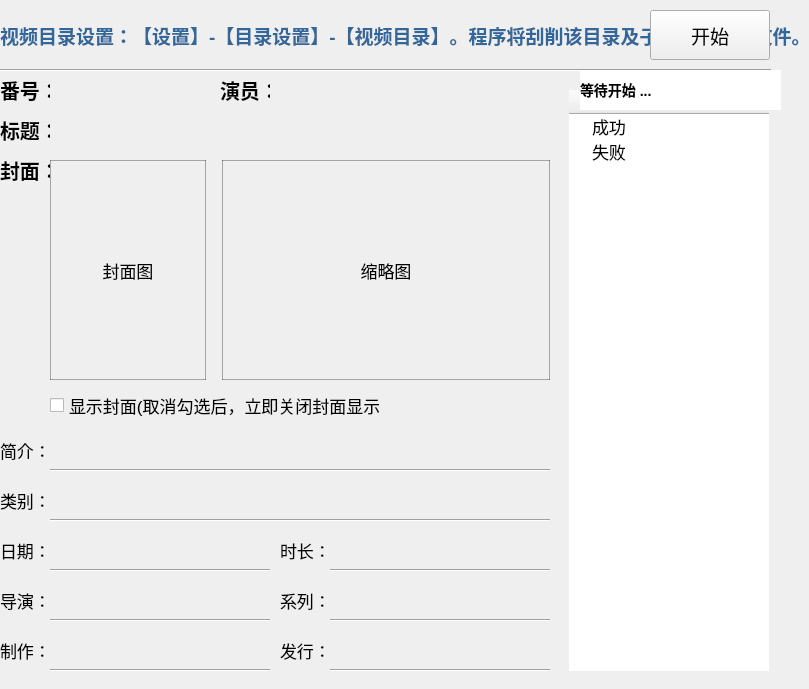
    <widget class="QWidget" name="page_avdc">
     <widget class="QPushButton" name="pushButton_start_cap">
      <property name="geometry">
       <rect>
        <x>650</x>
        <y>10</y>
        <width>120</width>
        <height>50</height>
       </rect>
      </property>
      <property name="font">
       <font>
        <family>.AppleSystemUIFont</family>
        <pointsize>14</pointsize>
        <weight>50</weight>
        <bold>false</bold>
       </font>
      </property>
      <property name="text">
       <string>开始</string>
      </property>
     </widget>
     <widget class="QLabel" name="label_number1">
      <property name="geometry">
       <rect>
        <x>0</x>
        <y>70</y>
        <width>50</width>
        <height>40</height>
       </rect>
      </property>
      <property name="font">
       <font>
        <family>.AppleSystemUIFont</family>
        <pointsize>15</pointsize>
        <weight>75</weight>
        <bold>true</bold>
       </font>
      </property>
      <property name="text">
       <string>番号：</string>
      </property>
     </widget>
     <widget class="QLabel" name="label_number">
      <property name="geometry">
       <rect>
        <x>50</x>
        <y>70</y>
        <width>120</width>
        <height>40</height>
       </rect>
      </property>
      <property name="font">
       <font>
        <family>.AppleSystemUIFont</family>
        <pointsize>15</pointsize>
        <weight>75</weight>
        <bold>true</bold>
       </font>
      </property>
      <property name="styleSheet">
       <string notr="true">border:0px solid rgba(0, 0, 0, 80);
color:#336699</string>
      </property>
      <property name="frameShape">
       <enum>QFrame::Box</enum>
      </property>
      <property name="lineWidth">
       <number>1</number>
      </property>
      <property name="text">
       <string/>
      </property>
     </widget>
     <widget class="QLabel" name="label_13">
      <property name="geometry">
       <rect>
        <x>0</x>
        <y>530</y>
        <width>50</width>
        <height>40</height>
       </rect>
      </property>
      <property name="font">
       <font>
        <family>.AppleSystemUIFont</family>
        <pointsize>13</pointsize>
        <weight>50</weight>
        <bold>false</bold>
       </font>
      </property>
      <property name="text">
       <string>日期：</string>
      </property>
     </widget>
     <widget class="QLabel" name="label_release">
      <property name="geometry">
       <rect>
        <x>50</x>
        <y>530</y>
        <width>220</width>
        <height>40</height>
       </rect>
      </property>
      <property name="font">
       <font>
        <family>.AppleSystemUIFont</family>
        <pointsize>13</pointsize>
        <weight>50</weight>
        <bold>false</bold>
       </font>
      </property>
      <property name="styleSheet">
       <string notr="true">border:0px solid rgba(0, 0, 0, 80);</string>
      </property>
      <property name="frameShape">
       <enum>QFrame::Box</enum>
      </property>
      <property name="text">
       <string/>
      </property>
     </widget>
     <widget class="QLabel" name="label_actor1">
      <property name="geometry">
       <rect>
        <x>220</x>
        <y>70</y>
        <width>50</width>
        <height>40</height>
       </rect>
      </property>
      <property name="font">
       <font>
        <family>.AppleSystemUIFont</family>
        <pointsize>15</pointsize>
        <weight>75</weight>
        <bold>true</bold>
       </font>
      </property>
      <property name="text">
       <string>演员：</string>
      </property>
     </widget>
     <widget class="QLabel" name="label_actor">
      <property name="geometry">
       <rect>
        <x>270</x>
        <y>70</y>
        <width>280</width>
        <height>40</height>
       </rect>
      </property>
      <property name="font">
       <font>
        <family>.AppleSystemUIFont</family>
        <pointsize>15</pointsize>
        <weight>75</weight>
        <bold>true</bold>
       </font>
      </property>
      <property name="styleSheet">
       <string notr="true">border:0px solid rgba(0, 0, 0, 80);
color:#336699</string>
      </property>
      <property name="frameShape">
       <enum>QFrame::Box</enum>
      </property>
      <property name="lineWidth">
       <number>1</number>
      </property>
      <property name="text">
       <string/>
      </property>
     </widget>
     <widget class="QLabel" name="label_outline">
      <property name="geometry">
       <rect>
        <x>50</x>
        <y>430</y>
        <width>500</width>
        <height>40</height>
       </rect>
      </property>
      <property name="font">
       <font>
        <family>.AppleSystemUIFont</family>
        <pointsize>13</pointsize>
        <weight>50</weight>
        <bold>false</bold>
       </font>
      </property>
      <property name="styleSheet">
       <string notr="true">border:0px solid rgba(0, 0, 0, 80);</string>
      </property>
      <property name="frameShape">
       <enum>QFrame::Box</enum>
      </property>
      <property name="lineWidth">
       <number>1</number>
      </property>
      <property name="text">
       <string/>
      </property>
     </widget>
     <widget class="QLabel" name="label_18">
      <property name="geometry">
       <rect>
        <x>0</x>
        <y>430</y>
        <width>50</width>
        <height>40</height>
       </rect>
      </property>
      <property name="font">
       <font>
        <family>.AppleSystemUIFont</family>
        <pointsize>13</pointsize>
        <weight>50</weight>
        <bold>false</bold>
       </font>
      </property>
      <property name="text">
       <string>简介：</string>
      </property>
     </widget>
     <widget class="QLabel" name="label_title">
      <property name="geometry">
       <rect>
        <x>50</x>
        <y>110</y>
        <width>500</width>
        <height>40</height>
       </rect>
      </property>
      <property name="font">
       <font>
        <family>.AppleSystemUIFont</family>
        <pointsize>15</pointsize>
        <weight>75</weight>
        <bold>true</bold>
       </font>
      </property>
      <property name="styleSheet">
       <string notr="true">border:0px solid rgba(0, 0, 0, 80);</string>
      </property>
      <property name="frameShape">
       <enum>QFrame::Box</enum>
      </property>
      <property name="lineWidth">
       <number>1</number>
      </property>
      <property name="text">
       <string/>
      </property>
     </widget>
     <widget class="QLabel" name="label_title1">
      <property name="geometry">
       <rect>
        <x>0</x>
        <y>110</y>
        <width>50</width>
        <height>40</height>
       </rect>
      </property>
      <property name="font">
       <font>
        <family>.AppleSystemUIFont</family>
        <pointsize>15</pointsize>
        <weight>75</weight>
        <bold>true</bold>
       </font>
      </property>
      <property name="text">
       <string>标题：</string>
      </property>
     </widget>
     <widget class="QLabel" name="label_director">
      <property name="geometry">
       <rect>
        <x>50</x>
        <y>580</y>
        <width>220</width>
        <height>40</height>
       </rect>
      </property>
      <property name="font">
       <font>
        <family>.AppleSystemUIFont</family>
        <pointsize>13</pointsize>
        <weight>50</weight>
        <bold>false</bold>
       </font>
      </property>
      <property name="styleSheet">
       <string notr="true">border:0px solid rgba(0, 0, 0, 80);</string>
      </property>
      <property name="frameShape">
       <enum>QFrame::Box</enum>
      </property>
      <property name="lineWidth">
       <number>1</number>
      </property>
      <property name="text">
       <string/>
      </property>
     </widget>
     <widget class="QLabel" name="label_publish">
      <property name="geometry">
       <rect>
        <x>330</x>
        <y>630</y>
        <width>220</width>
        <height>40</height>
       </rect>
      </property>
      <property name="font">
       <font>
        <family>.AppleSystemUIFont</family>
        <pointsize>13</pointsize>
        <weight>50</weight>
        <bold>false</bold>
       </font>
      </property>
      <property name="styleSheet">
       <string notr="true">border:0px solid rgba(0, 0, 0, 80);</string>
      </property>
      <property name="frameShape">
       <enum>QFrame::Box</enum>
      </property>
      <property name="text">
       <string/>
      </property>
     </widget>
     <widget class="QLabel" name="label_23">
      <property name="geometry">
       <rect>
        <x>0</x>
        <y>580</y>
        <width>50</width>
        <height>40</height>
       </rect>
      </property>
      <property name="font">
       <font>
        <family>.AppleSystemUIFont</family>
        <pointsize>13</pointsize>
        <weight>50</weight>
        <bold>false</bold>
       </font>
      </property>
      <property name="text">
       <string>导演：</string>
      </property>
     </widget>
     <widget class="QLabel" name="label_24">
      <property name="geometry">
       <rect>
        <x>280</x>
        <y>630</y>
        <width>50</width>
        <height>40</height>
       </rect>
      </property>
      <property name="font">
       <font>
        <family>.AppleSystemUIFont</family>
        <pointsize>13</pointsize>
        <weight>50</weight>
        <bold>false</bold>
       </font>
      </property>
      <property name="text">
       <string>发行：</string>
      </property>
     </widget>
     <widget class="QLabel" name="label_studio">
      <property name="geometry">
       <rect>
        <x>50</x>
        <y>630</y>
        <width>220</width>
        <height>40</height>
       </rect>
      </property>
      <property name="font">
       <font>
        <family>.AppleSystemUIFont</family>
        <pointsize>13</pointsize>
        <weight>50</weight>
        <bold>false</bold>
       </font>
      </property>
      <property name="styleSheet">
       <string notr="true">border:0px solid rgba(0, 0, 0, 80);</string>
      </property>
      <property name="frameShape">
       <enum>QFrame::Box</enum>
      </property>
      <property name="lineWidth">
       <number>1</number>
      </property>
      <property name="text">
       <string/>
      </property>
     </widget>
     <widget class="QLabel" name="label_series">
      <property name="geometry">
       <rect>
        <x>330</x>
        <y>580</y>
        <width>220</width>
        <height>40</height>
       </rect>
      </property>
      <property name="font">
       <font>
        <family>.AppleSystemUIFont</family>
        <pointsize>13</pointsize>
        <weight>50</weight>
        <bold>false</bold>
       </font>
      </property>
      <property name="styleSheet">
       <string notr="true">border:0px solid rgba(0, 0, 0, 80);</string>
      </property>
      <property name="frameShape">
       <enum>QFrame::Box</enum>
      </property>
      <property name="text">
       <string/>
      </property>
     </widget>
     <widget class="QLabel" name="label_30">
      <property name="geometry">
       <rect>
        <x>0</x>
        <y>630</y>
        <width>50</width>
        <height>40</height>
       </rect>
      </property>
      <property name="font">
       <font>
        <family>.AppleSystemUIFont</family>
        <pointsize>13</pointsize>
        <weight>50</weight>
        <bold>false</bold>
       </font>
      </property>
      <property name="text">
       <string>制作：</string>
      </property>
     </widget>
     <widget class="QLabel" name="label_31">
      <property name="geometry">
       <rect>
        <x>280</x>
        <y>580</y>
        <width>50</width>
        <height>40</height>
       </rect>
      </property>
      <property name="font">
       <font>
        <family>.AppleSystemUIFont</family>
        <pointsize>13</pointsize>
        <weight>50</weight>
        <bold>false</bold>
       </font>
      </property>
      <property name="text">
       <string>系列：</string>
      </property>
     </widget>
     <widget class="QLabel" name="label_tag">
      <property name="geometry">
       <rect>
        <x>50</x>
        <y>480</y>
        <width>500</width>
        <height>40</height>
       </rect>
      </property>
      <property name="font">
       <font>
        <family>.AppleSystemUIFont</family>
        <pointsize>13</pointsize>
        <weight>50</weight>
        <bold>false</bold>
       </font>
      </property>
      <property name="styleSheet">
       <string notr="true">border:0px solid rgba(0, 0, 0, 80);</string>
      </property>
      <property name="frameShape">
       <enum>QFrame::Box</enum>
      </property>
      <property name="lineWidth">
       <number>1</number>
      </property>
      <property name="text">
       <string/>
      </property>
     </widget>
     <widget class="QLabel" name="label_33">
      <property name="geometry">
       <rect>
        <x>0</x>
        <y>480</y>
        <width>50</width>
        <height>40</height>
       </rect>
      </property>
      <property name="font">
       <font>
        <family>.AppleSystemUIFont</family>
        <pointsize>13</pointsize>
        <weight>50</weight>
        <bold>false</bold>
       </font>
      </property>
      <property name="text">
       <string>类别：</string>
      </property>
     </widget>
     <widget class="QCheckBox" name="checkBox_cover">
      <property name="geometry">
       <rect>
        <x>50</x>
        <y>390</y>
        <width>330</width>
        <height>30</height>
       </rect>
      </property>
      <property name="font">
       <font>
        <family>.AppleSystemUIFont</family>
        <pointsize>13</pointsize>
        <weight>50</weight>
        <bold>false</bold>
       </font>
      </property>
      <property name="text">
       <string>显示封面(取消勾选后，立即关闭封面显示)</string>
      </property>
     </widget>
     <widget class="QLabel" name="label_result">
      <property name="geometry">
       <rect>
        <x>580</x>
        <y>70</y>
        <width>201</width>
        <height>40</height>
       </rect>
      </property>
      <property name="sizePolicy">
       <sizepolicy hsizetype="Preferred" vsizetype="Preferred">
        <horstretch>0</horstretch>
        <verstretch>0</verstretch>
       </sizepolicy>
      </property>
      <property name="minimumSize">
       <size>
        <width>0</width>
        <height>0</height>
       </size>
      </property>
      <property name="maximumSize">
       <size>
        <width>16777215</width>
        <height>16777215</height>
       </size>
      </property>
      <property name="font">
       <font>
        <family>.AppleSystemUIFont</family>
        <pointsize>-1</pointsize>
        <weight>75</weight>
        <bold>true</bold>
       </font>
      </property>
      <property name="cursor">
       <cursorShape>ArrowCursor</cursorShape>
      </property>
      <property name="layoutDirection">
       <enum>Qt::LeftToRight</enum>
      </property>
      <property name="styleSheet">
       <string notr="true">border:0px solid rgba(0, 0, 0, 80);
background-color: rgb(255, 255, 255);
font-size:14px;</string>
      </property>
      <property name="frameShape">
       <enum>QFrame::Box</enum>
      </property>
      <property name="text">
       <string>等待开始 ...</string>
      </property>
      <property name="alignment">
       <set>Qt::AlignLeading|Qt::AlignLeft|Qt::AlignVCenter</set>
      </property>
     </widget>
     <widget class="QLabel" name="label_22">
      <property name="geometry">
       <rect>
        <x>280</x>
        <y>530</y>
        <width>50</width>
        <height>40</height>
       </rect>
      </property>
      <property name="font">
       <font>
        <family>.AppleSystemUIFont</family>
        <pointsize>13</pointsize>
        <weight>50</weight>
        <bold>false</bold>
       </font>
      </property>
      <property name="text">
       <string>时长：</string>
      </property>
     </widget>
     <widget class="QLabel" name="label_runtime">
      <property name="geometry">
       <rect>
        <x>330</x>
        <y>530</y>
        <width>220</width>
        <height>40</height>
       </rect>
      </property>
      <property name="font">
       <font>
        <family>.AppleSystemUIFont</family>
        <pointsize>13</pointsize>
        <weight>50</weight>
        <bold>false</bold>
       </font>
      </property>
      <property name="styleSheet">
       <string notr="true">border:0px solid rgba(0, 0, 0, 80);</string>
      </property>
      <property name="frameShape">
       <enum>QFrame::Box</enum>
      </property>
      <property name="text">
       <string/>
      </property>
     </widget>
     <widget class="Line" name="line_6">
      <property name="geometry">
       <rect>
        <x>50</x>
        <y>460</y>
        <width>500</width>
        <height>20</height>
       </rect>
      </property>
      <property name="font">
       <font>
        <family>.AppleSystemUIFont</family>
        <pointsize>10</pointsize>
        <weight>50</weight>
        <bold>false</bold>
       </font>
      </property>
      <property name="orientation">
       <enum>Qt::Horizontal</enum>
      </property>
     </widget>
     <widget class="Line" name="line_7">
      <property name="geometry">
       <rect>
        <x>50</x>
        <y>510</y>
        <width>500</width>
        <height>20</height>
       </rect>
      </property>
      <property name="font">
       <font>
        <family>.AppleSystemUIFont</family>
        <pointsize>10</pointsize>
        <weight>50</weight>
        <bold>false</bold>
       </font>
      </property>
      <property name="orientation">
       <enum>Qt::Horizontal</enum>
      </property>
     </widget>
     <widget class="Line" name="line_8">
      <property name="geometry">
       <rect>
        <x>50</x>
        <y>560</y>
        <width>220</width>
        <height>20</height>
       </rect>
      </property>
      <property name="font">
       <font>
        <family>.AppleSystemUIFont</family>
        <pointsize>10</pointsize>
        <weight>50</weight>
        <bold>false</bold>
       </font>
      </property>
      <property name="orientation">
       <enum>Qt::Horizontal</enum>
      </property>
     </widget>
     <widget class="Line" name="line_9">
      <property name="geometry">
       <rect>
        <x>330</x>
        <y>560</y>
        <width>220</width>
        <height>20</height>
       </rect>
      </property>
      <property name="font">
       <font>
        <family>.AppleSystemUIFont</family>
        <pointsize>10</pointsize>
        <weight>50</weight>
        <bold>false</bold>
       </font>
      </property>
      <property name="orientation">
       <enum>Qt::Horizontal</enum>
      </property>
     </widget>
     <widget class="Line" name="line_10">
      <property name="geometry">
       <rect>
        <x>330</x>
        <y>610</y>
        <width>220</width>
        <height>20</height>
       </rect>
      </property>
      <property name="font">
       <font>
        <family>.AppleSystemUIFont</family>
        <pointsize>10</pointsize>
        <weight>50</weight>
        <bold>false</bold>
       </font>
      </property>
      <property name="orientation">
       <enum>Qt::Horizontal</enum>
      </property>
     </widget>
     <widget class="Line" name="line_11">
      <property name="geometry">
       <rect>
        <x>330</x>
        <y>660</y>
        <width>220</width>
        <height>20</height>
       </rect>
      </property>
      <property name="font">
       <font>
        <family>.AppleSystemUIFont</family>
        <pointsize>10</pointsize>
        <weight>50</weight>
        <bold>false</bold>
       </font>
      </property>
      <property name="orientation">
       <enum>Qt::Horizontal</enum>
      </property>
     </widget>
     <widget class="Line" name="line_12">
      <property name="geometry">
       <rect>
        <x>50</x>
        <y>610</y>
        <width>220</width>
        <height>20</height>
       </rect>
      </property>
      <property name="font">
       <font>
        <family>.AppleSystemUIFont</family>
        <pointsize>10</pointsize>
        <weight>50</weight>
        <bold>false</bold>
       </font>
      </property>
      <property name="orientation">
       <enum>Qt::Horizontal</enum>
      </property>
     </widget>
     <widget class="Line" name="line_13">
      <property name="geometry">
       <rect>
        <x>50</x>
        <y>660</y>
        <width>220</width>
        <height>20</height>
       </rect>
      </property>
      <property name="font">
       <font>
        <family>.AppleSystemUIFont</family>
        <pointsize>10</pointsize>
        <weight>50</weight>
        <bold>false</bold>
       </font>
      </property>
      <property name="orientation">
       <enum>Qt::Horizontal</enum>
      </property>
     </widget>
     <widget class="QLabel" name="label_thumb">
      <property name="enabled">
       <bool>true</bool>
      </property>
      <property name="geometry">
       <rect>
        <x>222</x>
        <y>160</y>
        <width>328</width>
        <height>220</height>
       </rect>
      </property>
      <property name="font">
       <font>
        <family>.AppleSystemUIFont</family>
        <pointsize>13</pointsize>
        <weight>50</weight>
        <bold>false</bold>
       </font>
      </property>
      <property name="styleSheet">
       <string notr="true">border:1px solid rgba(0, 0, 0, 80);</string>
      </property>
      <property name="frameShape">
       <enum>QFrame::Box</enum>
      </property>
      <property name="text">
       <string>缩略图</string>
      </property>
      <property name="alignment">
       <set>Qt::AlignCenter</set>
      </property>
      <property name="margin">
       <number>0</number>
      </property>
     </widget>
     <widget class="QLabel" name="label_poster">
      <property name="geometry">
       <rect>
        <x>50</x>
        <y>160</y>
        <width>156</width>
        <height>220</height>
       </rect>
      </property>
      <property name="sizePolicy">
       <sizepolicy hsizetype="Preferred" vsizetype="Preferred">
        <horstretch>0</horstretch>
        <verstretch>0</verstretch>
       </sizepolicy>
      </property>
      <property name="minimumSize">
       <size>
        <width>156</width>
        <height>220</height>
       </size>
      </property>
      <property name="maximumSize">
       <size>
        <width>156</width>
        <height>220</height>
       </size>
      </property>
      <property name="font">
       <font>
        <family>.AppleSystemUIFont</family>
        <pointsize>13</pointsize>
        <weight>50</weight>
        <bold>false</bold>
       </font>
      </property>
      <property name="styleSheet">
       <string notr="true">border:1px solid rgba(0, 0, 0, 80);</string>
      </property>
      <property name="frameShape">
       <enum>QFrame::Box</enum>
      </property>
      <property name="text">
       <string>封面图</string>
      </property>
      <property name="alignment">
       <set>Qt::AlignCenter</set>
      </property>
     </widget>
     <widget class="QLabel" name="label_poster1">
      <property name="geometry">
       <rect>
        <x>0</x>
        <y>150</y>
        <width>50</width>
        <height>40</height>
       </rect>
      </property>
      <property name="font">
       <font>
        <family>.AppleSystemUIFont</family>
        <pointsize>15</pointsize>
        <weight>75</weight>
        <bold>true</bold>
       </font>
      </property>
      <property name="text">
       <string>封面：</string>
      </property>
     </widget>
     <widget class="QTreeWidget" name="treeWidget_number">
      <property name="geometry">
       <rect>
        <x>569</x>
        <y>90</y>
        <width>200</width>
        <height>581</height>
       </rect>
      </property>
      <property name="font">
       <font>
        <family>.AppleSystemUIFont</family>
        <pointsize>13</pointsize>
        <weight>50</weight>
        <bold>false</bold>
       </font>
      </property>
      <property name="styleSheet">
       <string notr="true">border:0px solid rgba(0, 0, 0, 80);</string>
      </property>
      <column>
       <property name="text">
        <string> </string>
       </property>
       <property name="font">
        <font>
         <family>.AppleSystemUIFont</family>
         <pointsize>13</pointsize>
         <weight>75</weight>
         <bold>true</bold>
        </font>
       </property>
       <property name="background">
        <color>
         <red>255</red>
         <green>255</green>
         <blue>255</blue>
        </color>
       </property>
       <property name="foreground">
        <brush brushstyle="SolidPattern">
         <color alpha="255">
          <red>0</red>
          <green>0</green>
          <blue>0</blue>
         </color>
        </brush>
       </property>
      </column>
      <item>
       <property name="text">
        <string>成功</string>
       </property>
      </item>
      <item>
       <property name="text">
        <string>失败</string>
       </property>
      </item>
     </widget>
     <widget class="QLabel" name="label_filepath">
      <property name="geometry">
       <rect>
        <x>0</x>
        <y>10</y>
        <width>800</width>
        <height>50</height>
       </rect>
      </property>
      <property name="font">
       <font>
        <family>.AppleSystemUIFont</family>
        <pointsize>14</pointsize>
        <weight>75</weight>
        <bold>true</bold>
       </font>
      </property>
      <property name="styleSheet">
       <string notr="true">border:0px solid rgba(0, 0, 0, 80);
color:#336699</string>
      </property>
      <property name="frameShape">
       <enum>QFrame::Box</enum>
      </property>
      <property name="text">
       <string>视频目录设置：【设置】-【目录设置】-【视频目录】。程序将刮削该目录及子目录的所有文件。</string>
      </property>
     </widget>
     <widget class="Line" name="line_14">
      <property name="geometry">
       <rect>
        <x>0</x>
        <y>60</y>
        <width>771</width>
        <height>20</height>
       </rect>
      </property>
      <property name="font">
       <font>
        <family>.AppleSystemUIFont</family>
        <pointsize>10</pointsize>
        <weight>50</weight>
        <bold>false</bold>
       </font>
      </property>
      <property name="orientation">
       <enum>Qt::Horizontal</enum>
      </property>
     </widget>
     <zorder>label_number1</zorder>
     <zorder>label_number</zorder>
     <zorder>label_13</zorder>
     <zorder>label_release</zorder>
     <zorder>label_actor1</zorder>
     <zorder>label_actor</zorder>
     <zorder>label_outline</zorder>
     <zorder>label_18</zorder>
     <zorder>label_title</zorder>
     <zorder>label_title1</zorder>
     <zorder>label_director</zorder>
     <zorder>label_publish</zorder>
     <zorder>label_23</zorder>
     <zorder>label_24</zorder>
     <zorder>label_studio</zorder>
     <zorder>label_series</zorder>
     <zorder>label_30</zorder>
     <zorder>label_31</zorder>
     <zorder>label_tag</zorder>
     <zorder>label_33</zorder>
     <zorder>checkBox_cover</zorder>
     <zorder>label_22</zorder>
     <zorder>label_runtime</zorder>
     <zorder>line_6</zorder>
     <zorder>line_7</zorder>
     <zorder>line_8</zorder>
     <zorder>line_9</zorder>
     <zorder>line_10</zorder>
     <zorder>line_11</zorder>
     <zorder>line_12</zorder>
     <zorder>line_13</zorder>
     <zorder>label_thumb</zorder>
     <zorder>label_poster</zorder>
     <zorder>label_poster1</zorder>
     <zorder>treeWidget_number</zorder>
     <zorder>label_result</zorder>
     <zorder>label_filepath</zorder>
     <zorder>pushButton_start_cap</zorder>
     <zorder>line_14</zorder>
    </widget>
